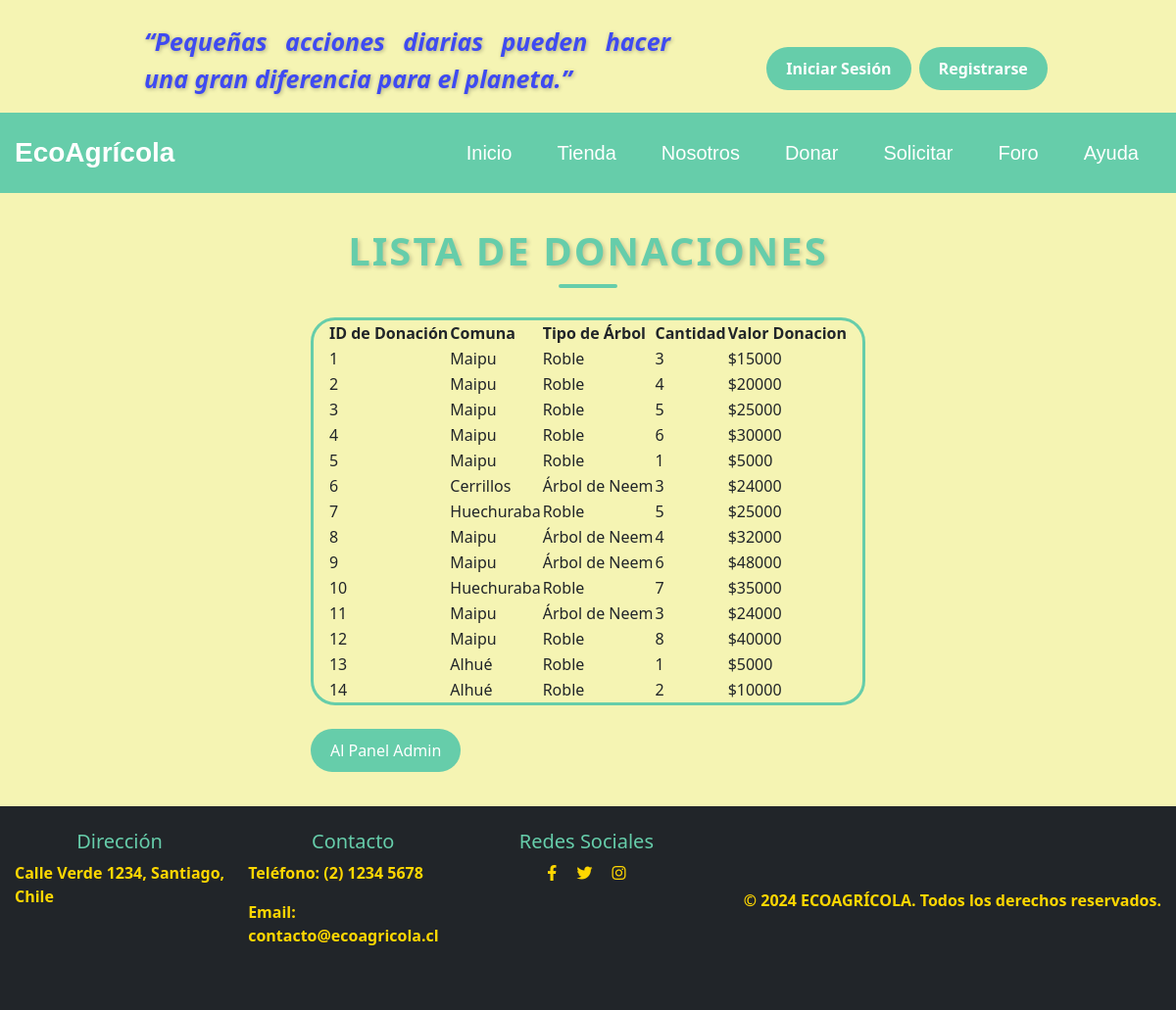
/lista_donaciones/, run on an earlier commit of the app's database.
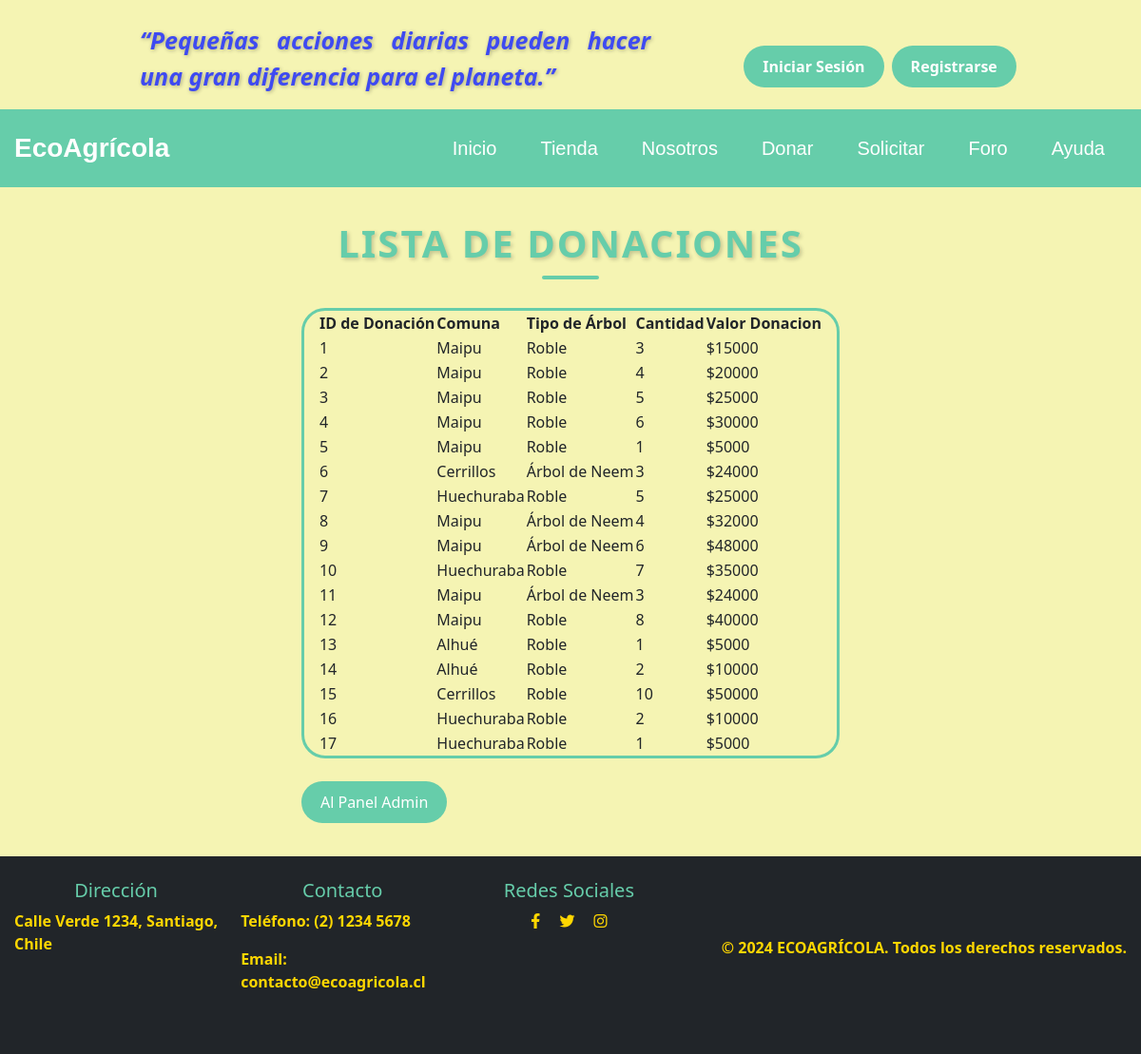
And on a later commit of the database.
### core/models.py (models this page shows, shortened)
class Donacion(models.Model):
    OPCIONES = [
        ('Planta un Árbol', 'Planta un Árbol'),
        ('Herramientas', 'Herramientas'),
        ('Desechos', 'Desechos'),
    ]
    COMUNAS = [
        ('Alhué', 'Alhué'),
        ('Buin', 'Buin'),
        ('Cerrillos', 'Cerrillos'),
        ('Cerro Navia', 'Cerro Navia'),
        ('Colina', 'Colina'),
        ('El Bosque', 'El Bosque'),
        ('Estación Central', 'Estación Central'),
        ('Huechuraba', 'Huechuraba'),
        ('Independencia', 'Independencia'),
        ('La Florida', 'La Florida'),
        ('La Granja', 'La Granja'),
        ('La Pintana', 'La Pintana'),
        ('La Reina', 'La Reina'),
        ('Las Condes', 'Las Condes'),
        ('Lo Barnechea', 'Lo Barnechea'),
        ('Lo Espejo', 'Lo Espejo'),
        ('Maipú', 'Maipú'),
        ('Ñuñoa', 'Ñuñoa'),
        ('Pedro Aguirre Cerda', 'Pedro Aguirre Cerda'),
        ('Peñalolén', 'Peñalolén'),
        ('Providencia', 'Providencia'),
        ('Pudahuel', 'Pudahuel'),
        ('Quilicura', 'Quilicura'),
        ('Quinta Normal', 'Quinta Normal'),
        ('Recoleta', 'Recoleta'),
        ('Renca', 'Renca'),
        ('San Bernardo', 'San Bernardo'),
        ('San Joaquín', 'San Joaquín'),
        ('San Miguel', 'San Miguel'),
        ('San Ramón', 'San Ramón'),
        ('Santiago', 'Santiago'),
        ('Vitacura', 'Vitacura'),
    ]
    TIPOS_ARBOL = [
        ('Roble', 'Roble'),
        ('Árbol de Neem', 'Árbol de Neem'),
        ('Cedro', 'Cedro'),
    ]
    PRECIO_ARBOL = {
        'Roble': 5000,
        'Árbol de Neem': 8000,
        'Cedro': 12000,
    }
    opcion = models.CharField(max_length=100, choices=OPCIONES)
    comuna = models.CharField(max_length=100, choices=COMUNAS)
    tipo_arbol = models.CharField(max_length=100, choices=TIPOS_ARBOL)
    cantidad = models.IntegerField(blank=True, null=True)
    fecha_creacion = models.DateTimeField(auto_now_add=True)
    valor_total = models.PositiveIntegerField(default=0)
    class Meta:
        managed = True
        db_table = 'donacion'
        constraints = [
            models.UniqueConstraint(fields=['opcion', 'comuna', 'tipo_arbol', 'cantidad'], name='unique_donation')
        ]

### core/views.py (the view)
# urls.py: path('lista_donaciones/', lista_donaciones, name='lista_donaciones'),
def lista_donaciones(request):
    donaciones = Donacion.objects.all()  # Obtén todas las donaciones
    context = {
        'donaciones': donaciones,
    }
    return render(request, 'core/lista_donaciones.html', context)

### core/templates/core/lista_donaciones.html (shortened to what this page needs)
{% extends "core/base_generic.html" %}
{% block content %}
<!doctype html>
<html lang="en">
    <head>
    </head>
    <body>
        <div style="max-width: 30cm; margin: auto; margin-top: 35px; margin-bottom: 35px;">
            <h1 class="section-title text-center">Lista de Donaciones</h1>
            <div class="container mt-4" style="max-height: 500px; overflow-y: auto; border: 3px solid #66CDAA; border-radius: 25px; ">
                <table>
                    <thead>
                        <tr>
                            <th>ID de Donación</th>
                            <th>Comuna</th>
                            <th>Tipo de Árbol</th>
                            <th>Cantidad</th>
                            <th>Valor Donacion</th>
                        </tr>
                    </thead>
                    <tbody>
                        {% for donacion in donaciones %}
                        <tr>
                            <td>{{ donacion.id }}</td>
                            <td>{{ donacion.comuna }}</td>
                            <td>{{ donacion.tipo_arbol }}</td>
                            <td>{{ donacion.cantidad }}</td>
                            <td>${{ donacion.valor_total }}</td>
                        </tr>
                        {% endfor %}
                    </tbody>
                </table>
            </div>
            <br>
            <a href="{% url 'superuser' %}" class="btn btn-custom">Al Panel Admin</a>
        </div>
    </body>
</html>
{% endblock %}

What changed in the data, as far as the page shows it:
added Donacion: id "15", comuna "Cerrillos", tipo_arbol "Roble", cantidad "10", valor_total "50000"
added Donacion: id "16", comuna "Huechuraba", tipo_arbol "Roble", cantidad "2", valor_total "10000"
added Donacion: id "17", comuna "Huechuraba", tipo_arbol "Roble", cantidad "1", valor_total "5000"
